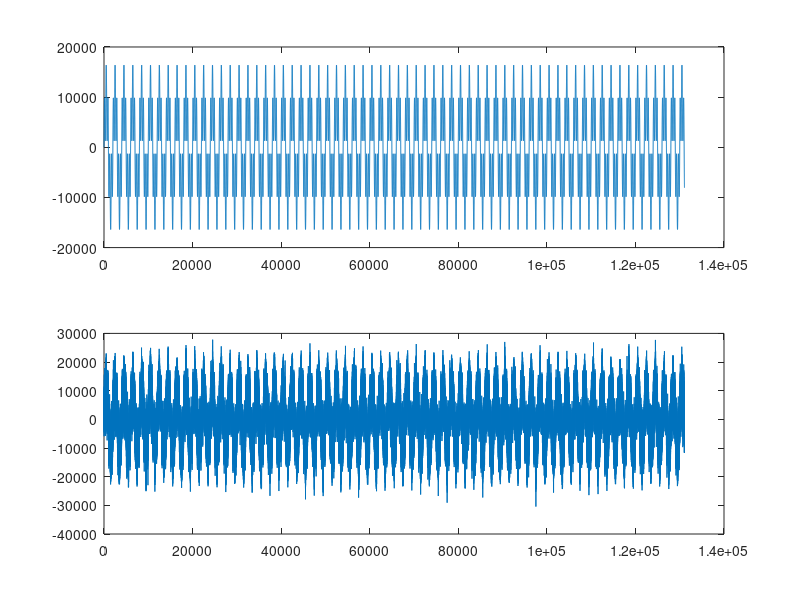

Write the MATLAB code that produced this figure.
clc;clear;

Fs = 80000;
N = 2^17;
t = 0:1/Fs:N/Fs-1/Fs;

s = 0.3*sin(40*2*pi*t) + 0.2*sin(200*2*pi*t); 
noise = 0.1*randn(1,length(s));
s_add_noise = s + noise;

s_fix = round(s*2^15);
s_add_noise_fix = round(s_add_noise*2^15);

figure(1);
subplot(2,1,1);plot(s_fix);
subplot(2,1,2);plot(s_add_noise_fix);

fid = fopen('s.txt','w');
fid_n = fopen('s_addnoise.txt','w');
for i = 1:N
	fprintf(fid,"%d\n",s_fix(i));
	fprintf(fid_n,"%d\n",s_add_noise_fix(i));
end
fclose(fid);
fclose(fid_n);


